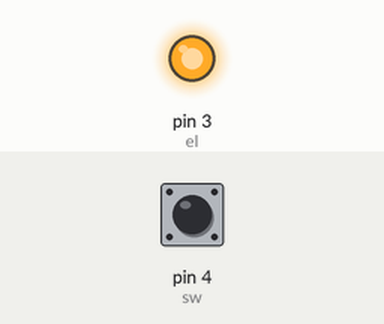
This sketch was run on a simulated Arduino Uno, built with avr-gcc and run on an emulated ATmega328P. Parts: output pins drawn as LEDs (lit = HIGH). Dashed ring = blinking. The test bench sets the inputs (shaded band); at power-on: pin 4 (sw) HIGH.

Above: at 1.2 s.
1.3 s: pin 4 (sw) pulled LOW for 3.2 s
At 2.0 s:
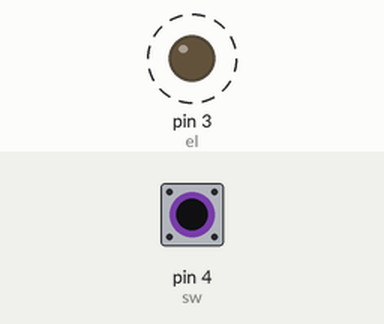
Timing chart, 0 to 5.8 s (numbered marks = the images above; inputs shaded):
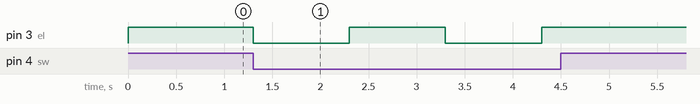

Measured:
- after the input at 1.3 s, pin 3 (el): alternates HIGH for 1.0 s and LOW for 1.0 s, 4 changes in all, then stays HIGH, starting at once

The sketch:

Programm_Seitenlicht.ino
```cpp
 #include <Arduino.h>

 #define el  3  // PB3: Steuert HV830
 #define sw  4  // PB4: Schaltereingang

 bool ledState = LOW;                 // Status Variable AN/AUS
 unsigned long previousMillis = 0;
 const unsigned long interval = 1000; // 1 Sekunde Intervall

  void setup() {
   pinMode(el, OUTPUT);
   digitalWrite(el, LOW);     // AUS beim Start
   pinMode(sw, INPUT);
 }

 void loop() {
   if (digitalRead(sw) == LOW) {
     // Schalter AUS -> Blinken mit millis()
     unsigned long currentMillis = millis();

     if (currentMillis - previousMillis >= interval) {
       previousMillis = currentMillis;
       //Zustand umschalten
       ledState = !ledState;
       digitalWrite(el, ledState);
     }
   } else {
     // Schalter AN -> Dauerlicht
     digitalWrite(el, HIGH);
     ledState = HIGH; // Status setzen
   }
}
```
